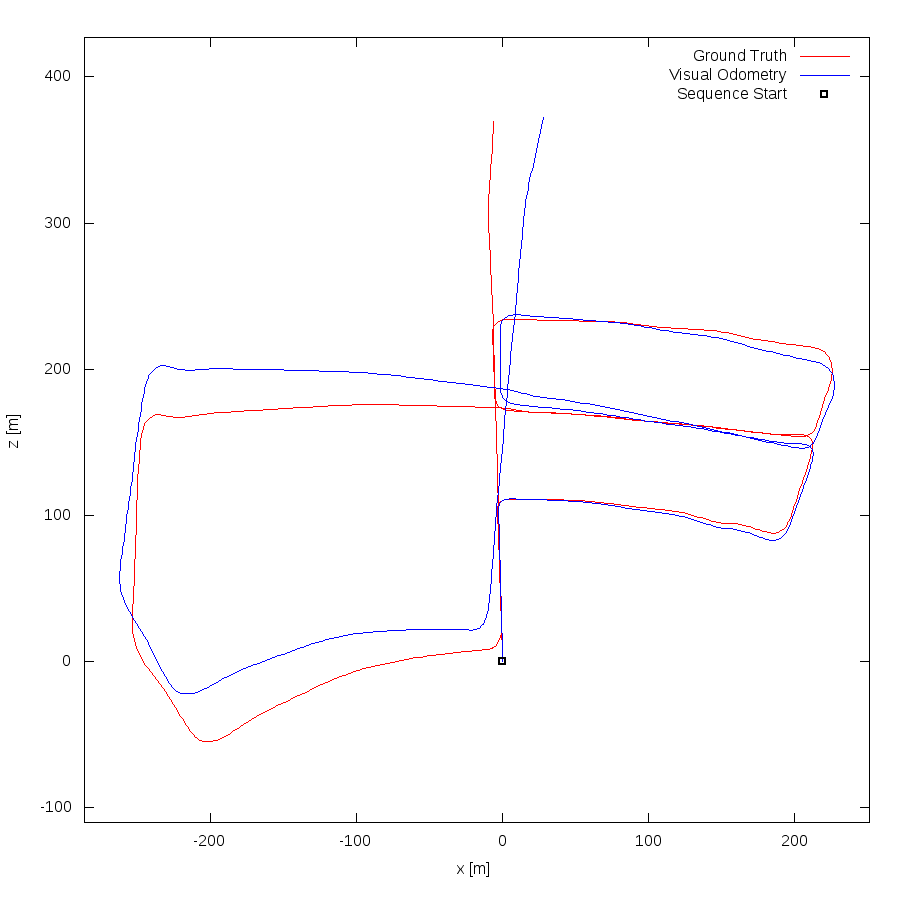

Write the gnuplot code that produced this figure.
set term postscript eps enhanced color
set output "05.eps"
set size ratio -1
set xrange [-286:251]
set yrange [-110:427]
set xlabel "x [m]"
set ylabel "z [m]"
plot "05.txt" using 1:2 lc rgb "#FF0000" title 'Ground Truth' w lines,"05.txt" using 3:4 lc rgb "#0000FF" title 'Visual Odometry' w lines,"< head -1 05.txt" using 1:2 lc rgb "#000000" pt 4 ps 1 lw 2 title 'Sequence Start' w points
